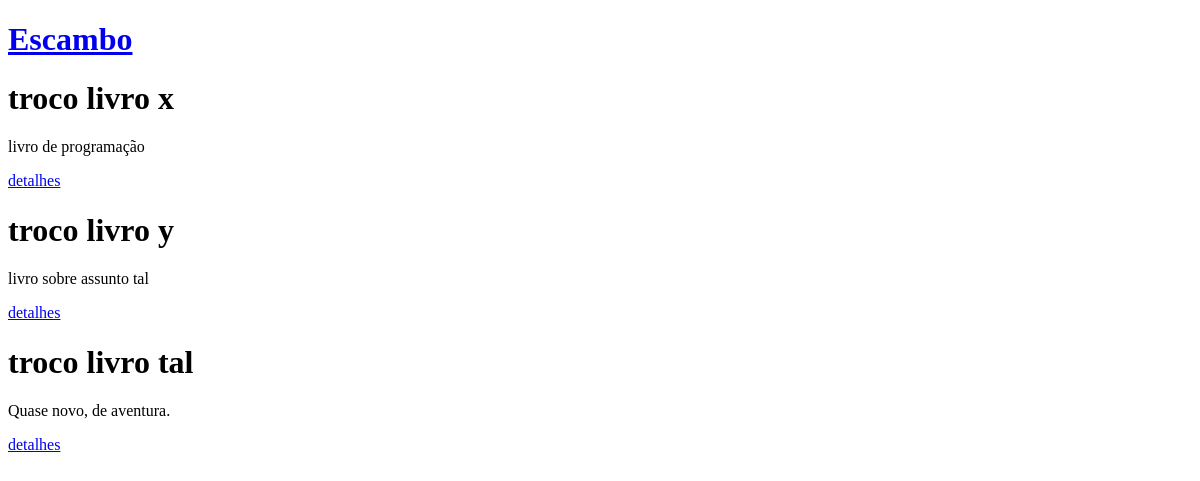
Before: / with the older database file.
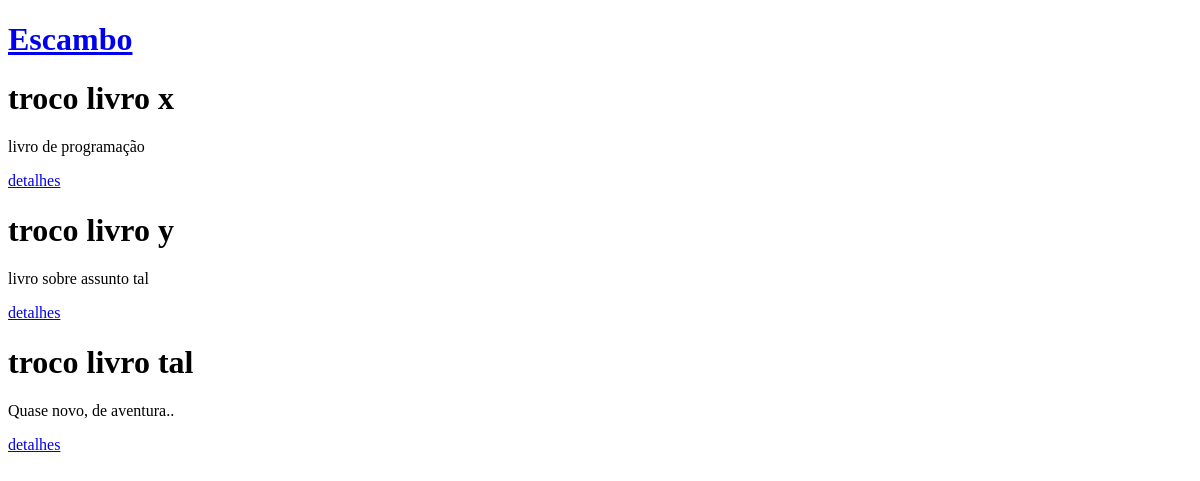
After: the same page with the newer database file.
### teste/models.py (models this page shows, shortened)
class Post(models.Model):
    user = models.CharField(max_length=15)
    title = models.CharField(max_length=200)
    image = models.FileField(null=True, blank=True)
    text = models.TextField(max_length=1000)
    published_date = models.DateTimeField(blank=True, null=True)

### teste/views.py (the view)
# urls.py: url(r'^$', views.post, name="home"),
def post(request):
    posts = Post.objects.filter(published_date__lte=timezone.now()).order_by('published_date')
    return render(request, 'teste/post.html', {'posts' : posts})

### teste/templates/teste/post.html
{% extends 'teste/base.html' %}
{% block content %}
{% for post in posts %}
    <div>
        <h1>{{ post.title }}</h1>
        <p>{{ post.text|linebreaksbr }}</p>
        <p><a href="{% url 'detalhe' pk=post.pk %}">detalhes</a></p>
    </div>
{% endfor %}
{% endblock content %}

Changed rows visible on the page:
changed Post "troco livro tal": text "Quase novo, de aventura." → "Quase novo, de aventura.."
